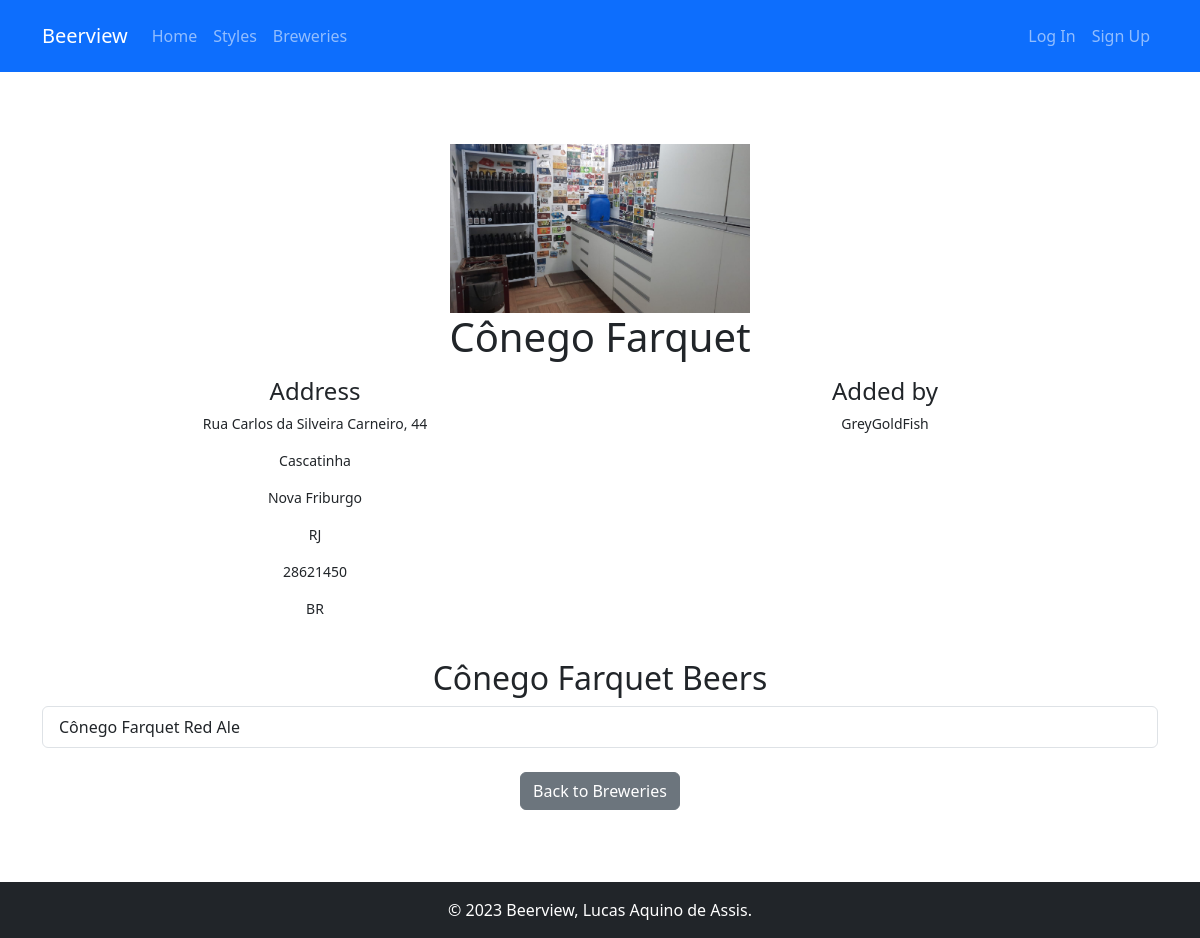
Screenshot of /brewery/1/ with the database file from the repository.
### beerview/models.py (models this page shows, shortened)
class Brewery(models.Model):
    name = models.CharField(max_length=255)
    picture = models.ImageField(upload_to='breweries/pictures/')
    address = models.OneToOneField(
        Address,
        on_delete=models.CASCADE
    )
    user = models.ForeignKey(
        'auth.User',
        on_delete=models.SET_NULL,
        null=True
    )
    class Meta:
        verbose_name_plural = "breweries"

class Address(models.Model):
    line1 = models.CharField(
        max_length=255,
        verbose_name="address Line 1"
    )
    line2 = models.CharField(
        max_length=255,
        blank=True,
        null=True,
        verbose_name="address Line 2"
    )
    city = models.CharField(max_length=255)
    region = models.CharField(
        max_length=255,
        blank=True,
        null=True,
        verbose_name="state/Province/Region"
    )
    postal_code = models.CharField(
        max_length=12,
        validators=[
            RegexValidator(regex=r'^\S+$', message="The postal code must not have spaces")
        ]
    )
    country = CountryField()
    class Meta:
        verbose_name_plural = "addresses"

class Beer(models.Model):
    name = models.CharField(max_length=200)
    picture = models.ImageField(upload_to='beers/pictures/')
    brewery = models.ForeignKey(
        Brewery,
        on_delete=models.CASCADE,
        related_name="beers"
    )
    user = models.ForeignKey(
        'auth.User',
        on_delete=models.SET_NULL,
        null=True
    )
    style = models.ForeignKey(
        BeerStyle,
        on_delete=models.SET_NULL,
        null=True,
        related_name="beers"
    )
    abv = models.DecimalField(
        _("ABV"),
        max_digits=3,
        decimal_places=1,
        help_text=_("Alcohol By Volume"),
        validators=[MinValueValidator(Decimal('0.00'))]
    )
    ibu = models.PositiveIntegerField(
        _("IBU"),
        null=True,
        blank=True,
        help_text=_("International Bitterness Units")
    )
    srm = models.PositiveIntegerField(
        _("SRM"),
        null=True,
        blank=True,
        help_text=_("Standard Reference Method - color")
    )
    description = models.TextField(blank=True)

### beerview/views.py (the view)
# urls.py: path('brewery/<int:brewery_id>/', views.brewery_details, name='brewery_details'),
def brewery_details(request, brewery_id):
    brewery = get_object_or_404(Brewery, pk=brewery_id)
    beers = brewery.beers.all()
    return render(request, 'beerview/brewery_details.html', {'brewery': brewery, 'beers': beers})

### beerview/templates/beerview/brewery_details.html
{% extends 'base_generic.html' %}
{% load django_bootstrap5 %}
{% block content %}
<div class="py-5">
    {% if brewery.picture %}
    <div class="text-center">
        <img src="{{ brewery.picture.url }}" alt="{{ brewery.name }}" style="max-width: 300px; height: auto;">
    </div>
    {% endif %}
    <h1 class="text-center">{{ brewery.name }}</h1>
    <div class="row text-center mt-3">
        <div class="col-md-6">
            <h4>Address</h4>
            <p class="small">{{ brewery.address.line1 }}</p>
            {% if brewery.address.line2 %}
                <p class="small">{{ brewery.address.line2 }}</p>
            {% endif %}
            <p class="small">{{ brewery.address.city }}</p>
            {% if brewery.address.region %}
                <p class="small">{{ brewery.address.region }}</p>
            {% endif %}
            <p class="small">{{ brewery.address.postal_code }}</p>
            <p class="small">{{ brewery.address.country }}</p>
        </div>
        <div class="col-md-6">
            <h4>Added by</h4>
            <p class="small">{{ brewery.user.username }}</p>
        </div>
    </div>
    <h2 class="text-center mt-4">{{ brewery.name }} Beers</h2>
    <div class="list-group mb-4">
        {% for beer in beers %}
            <a href="{% url 'beer_details' beer.id %}" class="list-group-item list-group-item-action">{{ beer.name }}</a>
        {% empty %}
            <p class="text-center">No beers available for this brewery.</p>
        {% endfor %}
    </div>
    <div class="mt-3 text-center">
        <a href="{% url 'breweries' %}" class="btn btn-secondary">Back to Breweries</a>
    </div>
</div>
{% endblock %}

### rows the page displays
Brewery: picture (picture), name "Cônego Farquet", address.line1 "Rua Carlos da Silveira Carneiro, 44", address.line2 "Cascatinha", address.city "Nova Friburgo", address.region "RJ", address.postal_code "28621450", address.country "BR", user.username "GreyGoldFish"
Beer: name "Cônego Farquet Red Ale"
